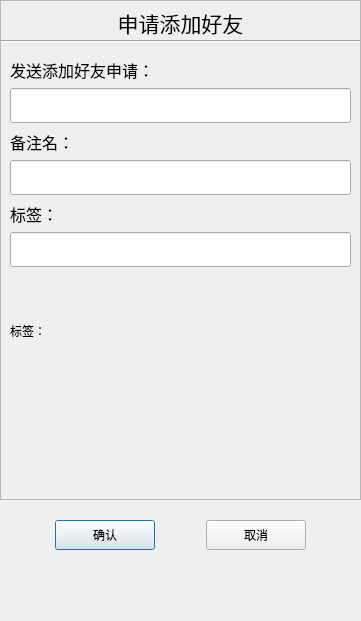
<?xml version="1.0" encoding="UTF-8"?>
<ui version="4.0">
 <class>ApplyFriend</class>
 <widget class="QDialog" name="ApplyFriend">
  <property name="geometry">
   <rect>
    <x>0</x>
    <y>0</y>
    <width>361</width>
    <height>621</height>
   </rect>
  </property>
  <property name="minimumSize">
   <size>
    <width>361</width>
    <height>621</height>
   </size>
  </property>
  <property name="maximumSize">
   <size>
    <width>361</width>
    <height>621</height>
   </size>
  </property>
  <property name="windowTitle">
   <string>Dialog</string>
  </property>
  <layout class="QVBoxLayout" name="verticalLayout">
   <property name="spacing">
    <number>0</number>
   </property>
   <property name="leftMargin">
    <number>0</number>
   </property>
   <property name="topMargin">
    <number>0</number>
   </property>
   <property name="rightMargin">
    <number>0</number>
   </property>
   <property name="bottomMargin">
    <number>0</number>
   </property>
   <item>
    <widget class="ElaScrollArea" name="scrollArea">
     <property name="minimumSize">
      <size>
       <width>0</width>
       <height>500</height>
      </size>
     </property>
     <property name="widgetResizable">
      <bool>true</bool>
     </property>
     <widget class="QWidget" name="scrollcontent">
      <property name="geometry">
       <rect>
        <x>0</x>
        <y>0</y>
        <width>359</width>
        <height>498</height>
       </rect>
      </property>
      <layout class="QVBoxLayout" name="verticalLayout_2">
       <property name="spacing">
        <number>5</number>
       </property>
       <property name="leftMargin">
        <number>0</number>
       </property>
       <property name="rightMargin">
        <number>0</number>
       </property>
       <item>
        <widget class="ElaText" name="apply_lb">
         <property name="minimumSize">
          <size>
           <width>0</width>
           <height>25</height>
          </size>
         </property>
         <property name="maximumSize">
          <size>
           <width>16777215</width>
           <height>25</height>
          </size>
         </property>
         <property name="font">
          <font>
           <pointsize>16</pointsize>
          </font>
         </property>
         <property name="text">
          <string>申请添加好友</string>
         </property>
         <property name="alignment">
          <set>Qt::AlignmentFlag::AlignCenter</set>
         </property>
        </widget>
       </item>
       <item>
        <widget class="Line" name="line">
         <property name="orientation">
          <enum>Qt::Orientation::Horizontal</enum>
         </property>
        </widget>
       </item>
       <item>
        <widget class="QWidget" name="widget" native="true">
         <layout class="QVBoxLayout" name="verticalLayout_3">
          <item>
           <widget class="ElaText" name="apply_lb_2">
            <property name="minimumSize">
             <size>
              <width>0</width>
              <height>25</height>
             </size>
            </property>
            <property name="maximumSize">
             <size>
              <width>16777215</width>
              <height>25</height>
             </size>
            </property>
            <property name="font">
             <font>
              <pointsize>12</pointsize>
             </font>
            </property>
            <property name="text">
             <string>发送添加好友申请：</string>
            </property>
            <property name="alignment">
             <set>Qt::AlignmentFlag::AlignLeading|Qt::AlignmentFlag::AlignLeft|Qt::AlignmentFlag::AlignVCenter</set>
            </property>
           </widget>
          </item>
          <item>
           <widget class="ElaLineEdit" name="name_ed">
            <property name="minimumSize">
             <size>
              <width>0</width>
              <height>35</height>
             </size>
            </property>
           </widget>
          </item>
          <item>
           <widget class="ElaText" name="apply_lb_3">
            <property name="minimumSize">
             <size>
              <width>0</width>
              <height>25</height>
             </size>
            </property>
            <property name="maximumSize">
             <size>
              <width>16777215</width>
              <height>25</height>
             </size>
            </property>
            <property name="font">
             <font>
              <pointsize>12</pointsize>
             </font>
            </property>
            <property name="text">
             <string>备注名：</string>
            </property>
            <property name="alignment">
             <set>Qt::AlignmentFlag::AlignLeading|Qt::AlignmentFlag::AlignLeft|Qt::AlignmentFlag::AlignVCenter</set>
            </property>
           </widget>
          </item>
          <item>
           <widget class="ElaLineEdit" name="back_ed">
            <property name="minimumSize">
             <size>
              <width>0</width>
              <height>35</height>
             </size>
            </property>
           </widget>
          </item>
          <item>
           <widget class="ElaText" name="apply_lb_4">
            <property name="minimumSize">
             <size>
              <width>0</width>
              <height>25</height>
             </size>
            </property>
            <property name="maximumSize">
             <size>
              <width>16777215</width>
              <height>25</height>
             </size>
            </property>
            <property name="font">
             <font>
              <pointsize>12</pointsize>
             </font>
            </property>
            <property name="text">
             <string>标签：</string>
            </property>
            <property name="alignment">
             <set>Qt::AlignmentFlag::AlignLeading|Qt::AlignmentFlag::AlignLeft|Qt::AlignmentFlag::AlignVCenter</set>
            </property>
           </widget>
          </item>
          <item>
           <widget class="ElaLineEdit" name="lb_ed">
            <property name="minimumSize">
             <size>
              <width>0</width>
              <height>35</height>
             </size>
            </property>
            <property name="maximumSize">
             <size>
              <width>16777215</width>
              <height>16777215</height>
             </size>
            </property>
           </widget>
          </item>
          <item>
           <widget class="QWidget" name="lg_grop_wid" native="true">
            <property name="minimumSize">
             <size>
              <width>0</width>
              <height>50</height>
             </size>
            </property>
            <layout class="QVBoxLayout" name="verticalLayout_4">
             <property name="spacing">
              <number>0</number>
             </property>
             <property name="leftMargin">
              <number>0</number>
             </property>
             <property name="topMargin">
              <number>0</number>
             </property>
             <property name="rightMargin">
              <number>0</number>
             </property>
             <property name="bottomMargin">
              <number>0</number>
             </property>
             <item>
              <widget class="QWidget" name="gridWidget" native="true">
               <property name="minimumSize">
                <size>
                 <width>0</width>
                 <height>40</height>
                </size>
               </property>
               <property name="maximumSize">
                <size>
                 <width>16777215</width>
                 <height>40</height>
                </size>
               </property>
              </widget>
             </item>
             <item>
              <widget class="QWidget" name="input_tip_wid" native="true">
               <property name="minimumSize">
                <size>
                 <width>0</width>
                 <height>35</height>
                </size>
               </property>
               <property name="maximumSize">
                <size>
                 <width>16777215</width>
                 <height>35</height>
                </size>
               </property>
               <layout class="QVBoxLayout" name="verticalLayout_5">
                <property name="spacing">
                 <number>0</number>
                </property>
                <property name="leftMargin">
                 <number>0</number>
                </property>
                <property name="topMargin">
                 <number>0</number>
                </property>
                <property name="rightMargin">
                 <number>0</number>
                </property>
                <property name="bottomMargin">
                 <number>0</number>
                </property>
                <item>
                 <widget class="ClickedOnceLabel" name="tip_lb">
                  <property name="minimumSize">
                   <size>
                    <width>0</width>
                    <height>25</height>
                   </size>
                  </property>
                  <property name="maximumSize">
                   <size>
                    <width>16777215</width>
                    <height>25</height>
                   </size>
                  </property>
                  <property name="text">
                   <string>标签：</string>
                  </property>
                  <property name="alignment">
                   <set>Qt::AlignmentFlag::AlignLeading|Qt::AlignmentFlag::AlignLeft|Qt::AlignmentFlag::AlignVCenter</set>
                  </property>
                 </widget>
                </item>
               </layout>
              </widget>
             </item>
             <item>
              <widget class="QWidget" name="widget_2" native="true">
               <property name="minimumSize">
                <size>
                 <width>0</width>
                 <height>60</height>
                </size>
               </property>
               <layout class="QHBoxLayout" name="horizontalLayout_2">
                <property name="spacing">
                 <number>7</number>
                </property>
                <property name="leftMargin">
                 <number>0</number>
                </property>
                <property name="topMargin">
                 <number>0</number>
                </property>
                <property name="rightMargin">
                 <number>0</number>
                </property>
                <property name="bottomMargin">
                 <number>0</number>
                </property>
                <item>
                 <widget class="QWidget" name="lb_list" native="true">
                  <property name="minimumSize">
                   <size>
                    <width>287</width>
                    <height>50</height>
                   </size>
                  </property>
                  <property name="maximumSize">
                   <size>
                    <width>287</width>
                    <height>16777215</height>
                   </size>
                  </property>
                 </widget>
                </item>
                <item>
                 <widget class="QWidget" name="more_lb_wd" native="true">
                  <property name="minimumSize">
                   <size>
                    <width>30</width>
                    <height>0</height>
                   </size>
                  </property>
                  <property name="maximumSize">
                   <size>
                    <width>30</width>
                    <height>16777215</height>
                   </size>
                  </property>
                  <layout class="QVBoxLayout" name="verticalLayout_6">
                   <property name="spacing">
                    <number>0</number>
                   </property>
                   <property name="leftMargin">
                    <number>0</number>
                   </property>
                   <property name="topMargin">
                    <number>0</number>
                   </property>
                   <property name="rightMargin">
                    <number>0</number>
                   </property>
                   <property name="bottomMargin">
                    <number>0</number>
                   </property>
                   <item>
                    <spacer name="verticalSpacer_3">
                     <property name="orientation">
                      <enum>Qt::Orientation::Vertical</enum>
                     </property>
                     <property name="sizeHint" stdset="0">
                      <size>
                       <width>20</width>
                       <height>40</height>
                      </size>
                     </property>
                    </spacer>
                   </item>
                   <item>
                    <widget class="ClickedOnceLabel" name="more_lb">
                     <property name="minimumSize">
                      <size>
                       <width>25</width>
                       <height>25</height>
                      </size>
                     </property>
                     <property name="maximumSize">
                      <size>
                       <width>25</width>
                       <height>25</height>
                      </size>
                     </property>
                     <property name="sizeIncrement">
                      <size>
                       <width>25</width>
                       <height>25</height>
                      </size>
                     </property>
                     <property name="text">
                      <string/>
                     </property>
                    </widget>
                   </item>
                   <item>
                    <spacer name="verticalSpacer_4">
                     <property name="orientation">
                      <enum>Qt::Orientation::Vertical</enum>
                     </property>
                     <property name="sizeHint" stdset="0">
                      <size>
                       <width>20</width>
                       <height>40</height>
                      </size>
                     </property>
                    </spacer>
                   </item>
                  </layout>
                 </widget>
                </item>
               </layout>
              </widget>
             </item>
            </layout>
           </widget>
          </item>
         </layout>
        </widget>
       </item>
      </layout>
     </widget>
    </widget>
   </item>
   <item>
    <spacer name="verticalSpacer">
     <property name="orientation">
      <enum>Qt::Orientation::Vertical</enum>
     </property>
     <property name="sizeType">
      <enum>QSizePolicy::Policy::Fixed</enum>
     </property>
     <property name="sizeHint" stdset="0">
      <size>
       <width>20</width>
       <height>10</height>
      </size>
     </property>
    </spacer>
   </item>
   <item>
    <widget class="QWidget" name="apply_sure_wid" native="true">
     <property name="minimumSize">
      <size>
       <width>0</width>
       <height>50</height>
      </size>
     </property>
     <layout class="QHBoxLayout" name="horizontalLayout">
      <item>
       <spacer name="horizontalSpacer">
        <property name="orientation">
         <enum>Qt::Orientation::Horizontal</enum>
        </property>
        <property name="sizeHint" stdset="0">
         <size>
          <width>41</width>
          <height>20</height>
         </size>
        </property>
       </spacer>
      </item>
      <item>
       <widget class="ClikedBtn" name="sure_btn">
        <property name="minimumSize">
         <size>
          <width>100</width>
          <height>30</height>
         </size>
        </property>
        <property name="text">
         <string>确认</string>
        </property>
       </widget>
      </item>
      <item>
       <spacer name="horizontalSpacer_2">
        <property name="orientation">
         <enum>Qt::Orientation::Horizontal</enum>
        </property>
        <property name="sizeHint" stdset="0">
         <size>
          <width>42</width>
          <height>20</height>
         </size>
        </property>
       </spacer>
      </item>
      <item>
       <widget class="ClikedBtn" name="cancel_btn">
        <property name="minimumSize">
         <size>
          <width>100</width>
          <height>30</height>
         </size>
        </property>
        <property name="text">
         <string>取消</string>
        </property>
       </widget>
      </item>
      <item>
       <spacer name="horizontalSpacer_3">
        <property name="orientation">
         <enum>Qt::Orientation::Horizontal</enum>
        </property>
        <property name="sizeHint" stdset="0">
         <size>
          <width>41</width>
          <height>20</height>
         </size>
        </property>
       </spacer>
      </item>
     </layout>
    </widget>
   </item>
   <item>
    <spacer name="verticalSpacer_2">
     <property name="orientation">
      <enum>Qt::Orientation::Vertical</enum>
     </property>
     <property name="sizeHint" stdset="0">
      <size>
       <width>20</width>
       <height>40</height>
      </size>
     </property>
    </spacer>
   </item>
  </layout>
 </widget>
 <customwidgets>
  <customwidget>
   <class>ElaText</class>
   <extends>QLabel</extends>
   <header location="global">elatext.h</header>
  </customwidget>
  <customwidget>
   <class>ClikedBtn</class>
   <extends>QPushButton</extends>
   <header location="global">chat/clikedbtn.h</header>
  </customwidget>
  <customwidget>
   <class>ElaLineEdit</class>
   <extends>QLineEdit</extends>
   <header location="global">elalineedit.h</header>
  </customwidget>
  <customwidget>
   <class>ClickedOnceLabel</class>
   <extends>QLabel</extends>
   <header location="global">chat/Chat_Comp/ClickedOnceLabel.h</header>
  </customwidget>
  <customwidget>
   <class>ElaScrollArea</class>
   <extends>QScrollArea</extends>
   <header location="global">elascrollarea.h</header>
   <container>1</container>
  </customwidget>
 </customwidgets>
 <resources/>
 <connections/>
</ui>
